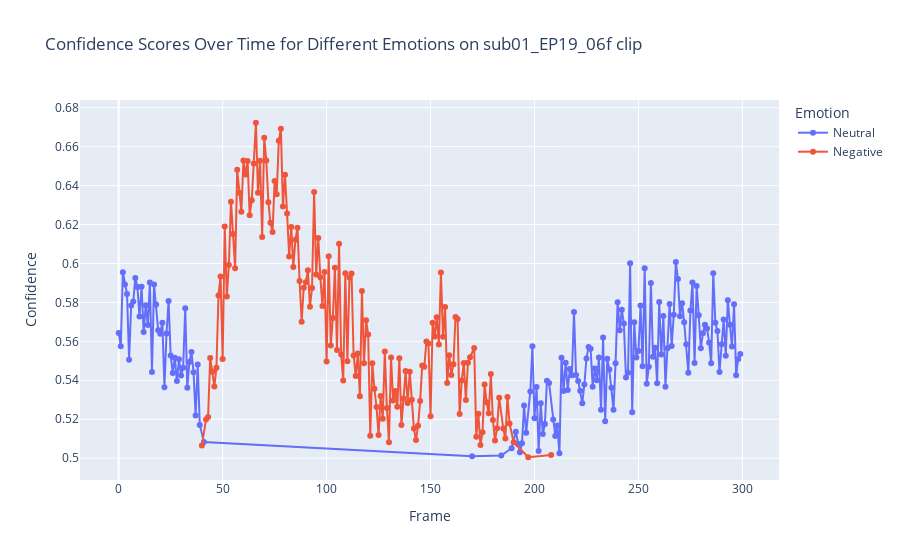

Notebook cell for this chart:
### Code cell
plot_predictions(df, 'sub01_EP19_06f')

### Figure 1 — Plotly figure (JSON) as saved in the notebook; plotly's stock layout.template omitted (floating-point values rounded to 4 significant figures; data arrays with more than 128 entries replaced by an {"elided": "..."} marker saying what was removed)
{"data": [{"hovertemplate": "Emotion=Neutral<br>Frame=%{x}<br>Confidence=%{y}<extra></extra>", "legendgroup": "Neutral", "line": {"color": "#636efa", "dash": "solid"}, "marker": {"symbol": "circle"}, "mode": "lines+markers", "name": "Neutral", "orientation": "v", "showlegend": true, "type": "scatter", "x": {"elided": "151 int values"}, "xaxis": "x", "y": {"elided": "151 float values"}, "yaxis": "y"}, {"hovertemplate": "Emotion=Negative<br>Frame=%{x}<br>Confidence=%{y}<extra></extra>", "legendgroup": "Negative", "line": {"color": "#EF553B", "dash": "solid"}, "marker": {"symbol": "circle"}, "mode": "lines+markers", "name": "Negative", "orientation": "v", "showlegend": true, "type": "scatter", "x": {"elided": "149 int values"}, "xaxis": "x", "y": {"elided": "149 float values"}, "yaxis": "y"}], "layout": {"legend": {"title": {"text": "Emotion"}, "tracegroupgap": 0}, "title": {"text": "Confidence Scores Over Time for Different Emotions on sub01_EP19_06f clip"}, "xaxis": {"anchor": "y", "domain": [0, 1], "title": {"text": "Frame"}}, "yaxis": {"anchor": "x", "domain": [0, 1], "title": {"text": "Confidence"}}}}
